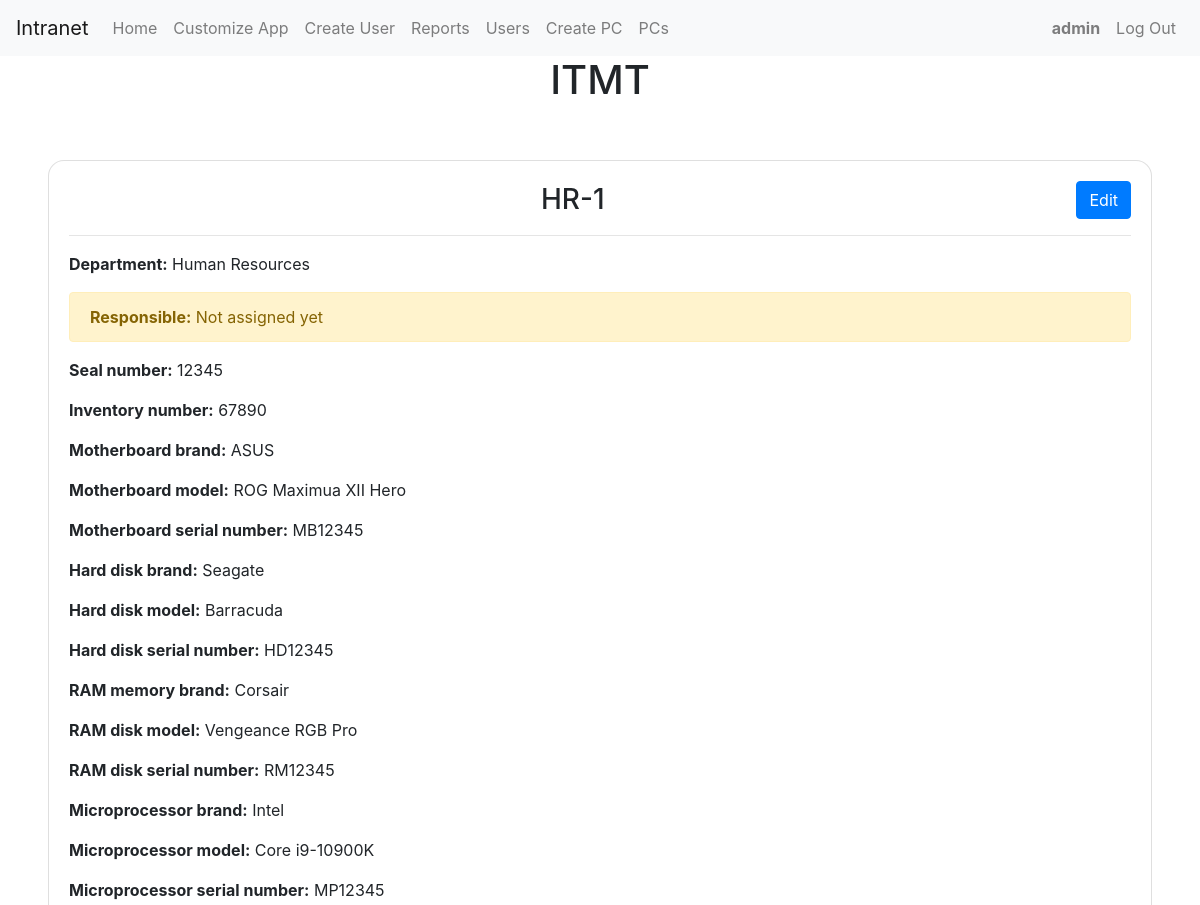
Page /pc_profile/HR-1 (signed in, upper part) on the earlier database version.
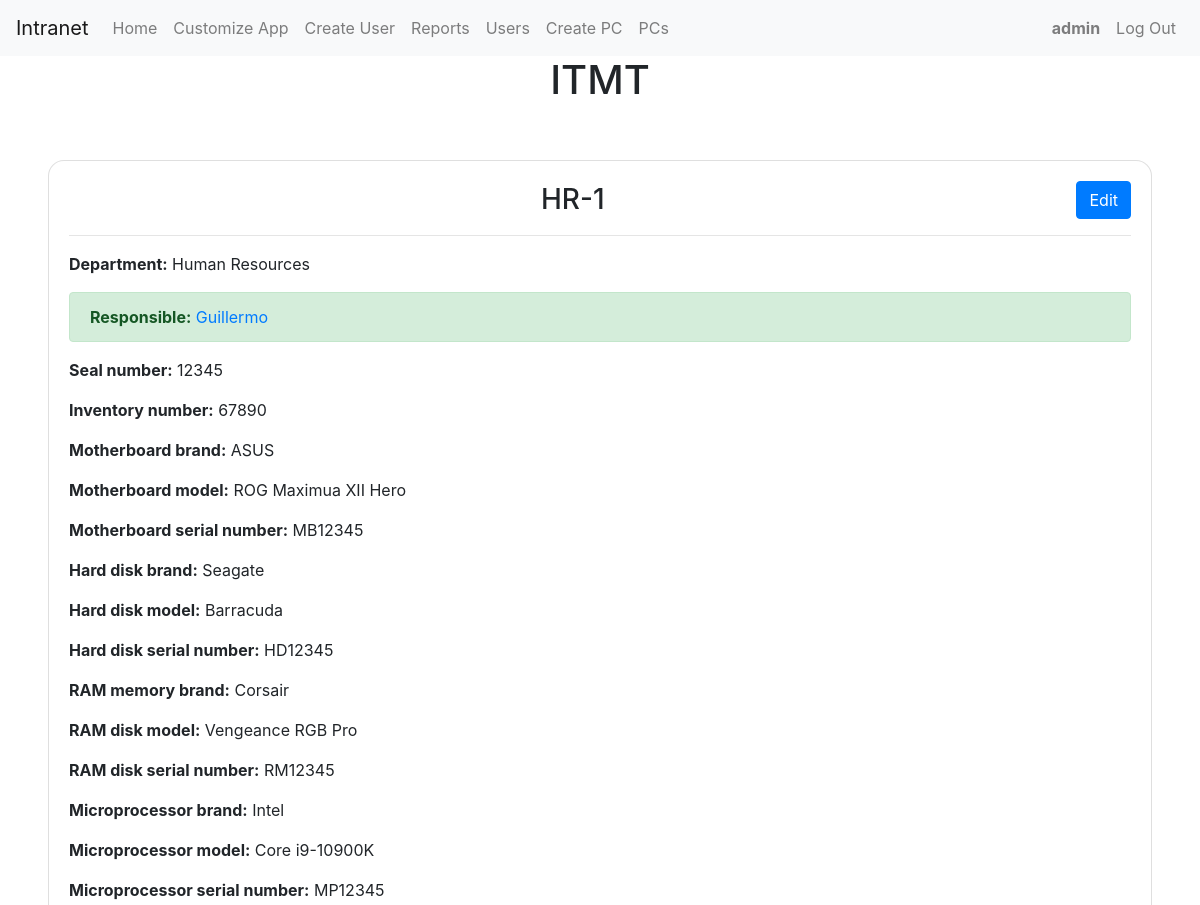
Same page on the later database version.
### capstone/models.py (models this page shows)
class Computer(models.Model):
    created_at = models.DateTimeField(auto_now_add=True)
    responsible = models.CharField(max_length=255, default="")
    department = models.CharField(max_length=255)
    seal_number = models.CharField(max_length=255, unique=True)
    computer_name = models.CharField(max_length=255)
    inventory_number_pc = models.CharField(max_length=255)
    motherboard_brand = models.CharField(max_length=255)
    motherboard_model = models.CharField(max_length=255)
    motherboard_serial_number = models.CharField(max_length=255, unique=True)
    hard_disk_brand = models.CharField(max_length=255)
    hard_disk_model = models.CharField(max_length=255)
    hard_disk_serial_number = models.CharField(max_length=255, unique=True)
    ram_memory_brand = models.CharField(max_length=255)
    ram_memory_model = models.CharField(max_length=255)
    ram_memory_serial_number = models.CharField(max_length=255, unique=True)
    microprocessor_brand = models.CharField(max_length=255)
    microprocessor_model = models.CharField(max_length=255)
    microprocessor_serial_number = models.CharField(max_length=255, unique=True)
    psu_internal_brand = models.CharField(max_length=255)
    psu_internal_model = models.CharField(max_length=255)
    psu_internal_serial_number = models.CharField(max_length=255, unique=True)
    cd_dvd_reader_brand = models.CharField(max_length=255)
    cd_dvd_reader_model = models.CharField(max_length=255)
    cd_dvd_reader_serial_number = models.CharField(max_length=255, unique=True)
    monitor_brand = models.CharField(max_length=255)
    monitor_model = models.CharField(max_length=255)
    monitor_serial_number = models.CharField(max_length=255, unique=True)
    monitor_inventory_number = models.CharField(max_length=255)
    keyboard_brand = models.CharField(max_length=255)
    keyboard_model = models.CharField(max_length=255)
    keyboard_serial_number = models.CharField(max_length=255, unique=True)
    keyboard_inventory_number = models.CharField(max_length=255)
    mouse_brand = models.CharField(max_length=255)
    mouse_model = models.CharField(max_length=255)
    mouse_serial_number = models.CharField(max_length=255, unique=True)
    mouse_inventory_number = models.CharField(max_length=255)
    speakers_brand = models.CharField(max_length=255)
    speakers_model = models.CharField(max_length=255)
    speakers_serial_number = models.CharField(max_length=255, unique=True)
    speakers_inventory_number = models.CharField(max_length=255)
    printer_brand = models.CharField(max_length=255)
    printer_model = models.CharField(max_length=255)
    printer_serial_number = models.CharField(max_length=255, unique=True)
    printer_inventory_number = models.CharField(max_length=255)
    psu_external_brand = models.CharField(max_length=255)
    psu_external_model = models.CharField(max_length=255)
    psu_external_serial_number = models.CharField(max_length=255, unique=True)
    psu_external_inventory_number = models.CharField(max_length=255)

### capstone/views.py (the view)
# urls.py: path("pc_profile/<str:computer_name>", views.pc_profile, name="pc_profile"),
@login_required
def pc_profile(request, computer_name):
    computer = get_object_or_404(Computer, computer_name=computer_name)
    return render(request, "capstone/pc_profile.html", {"computer": computer})

### capstone/context_processors.py (called while the page is built)
def footer_processor(request):
    footer = Footer.objects.first()
    return {
        "company_name": footer.company_name,
        "company_address": footer.company_address,
        "company_phone": footer.company_phone,
        "company_email": footer.company_email,
        "company_avatar": footer.company_avatar,
    }

### capstone/templates/capstone/pc_profile.html (shortened to what this page needs)
{% extends "capstone/layout.html" %}
{% block body %}
{% if user.is_authenticated %}
{% if user.username == 'admin' %}
<div class="d-flex justify-content-center">
  <div class="card ml-5 mr-5 br-3 mt-5">
    <div class="card-body">
      <div class="d-flex justify-content-center align-items-center">
        <div class="flex-grow-1 text-center">
          <h3 class="m-0">{{ computer.computer_name }}</h3>
        </div>
        <div class="float-right ml-auto  ">
          <form
            action="{% url 'edit_pc' computer.computer_name %}"
            method="get"
          >
            <button class="btn btn-primary" type="submit">Edit</button>
          </form>
        </div>
      </div>
      <hr>
      <p class="card-text mt-3"><b>Department:</b> {{ computer.department }}</p>
      <p class="card-text responsible">
        <b>Responsible:</b>
        {% if computer.responsible %}
        <a
          class="text-decoration-none"
          href="{% url 'user_profile' computer.responsible %}"
          >{{ computer.responsible }}</a
        >
        {% else %} Not assigned yet {% endif %}
      </p>
      <p class="card-text"><b>Seal number:</b> {{ computer.seal_number }}</p>
      <p class="card-text">
        <b>Inventory number:</b> {{ computer.inventory_number_pc }}
      </p>
      <p class="card-text">
        <b>Motherboard brand:</b> {{ computer.motherboard_brand }}
      </p>
      <p class="card-text">
        <b>Motherboard model:</b> {{ computer.motherboard_model }}
      </p>
      <p class="card-text">
        <b>Motherboard serial number:</b> {{ computer.motherboard_serial_number}}
      </p>
      <p class="card-text">
        <b>Hard disk brand:</b> {{ computer.hard_disk_brand }}
      </p>
      <p class="card-text">
        <b>Hard disk model:</b> {{ computer.hard_disk_model }}
      </p>
      <p class="card-text">
        <b>Hard disk serial number:</b> {{ computer.hard_disk_serial_number }}
      </p>
      <p class="card-text">
        <b>RAM memory brand:</b> {{ computer.ram_memory_brand }}
      </p>
      <p class="card-text">
        <b>RAM disk model:</b> {{ computer.ram_memory_model }}
      </p>
      <p class="card-text">
        <b>RAM disk serial number:</b> {{ computer.ram_memory_serial_number }}
      </p>
      <p class="card-text">
        <b>Microprocessor brand:</b> {{ computer.microprocessor_brand }}
      </p>
      <p class="card-text">
        <b>Microprocessor model:</b> {{ computer.microprocessor_model}}
      </p>
      <p class="card-text">
        <b>Microprocessor serial number:</b> {{ computer.microprocessor_serial_number }}
      </p>
    </div>
  </div>
</div>
{% endif %}
{% endif %}
{% endblock %}

Differences in the rows shown:
changed Computer "HR-1": responsible (not shown) → "Guillermo"
Other differences:
text no longer shown: "Not assigned yet"
